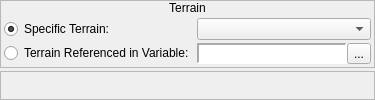
     <widget class="QWidget" name="wTerrain">
      <layout class="QVBoxLayout" name="verticalLayout_32">
       <property name="spacing">
        <number>3</number>
       </property>
       <property name="margin">
        <number>0</number>
       </property>
       <item>
        <widget class="QFrame" name="frame_21">
         <property name="sizePolicy">
          <sizepolicy hsizetype="Preferred" vsizetype="Fixed">
           <horstretch>0</horstretch>
           <verstretch>0</verstretch>
          </sizepolicy>
         </property>
         <property name="frameShape">
          <enum>QFrame::StyledPanel</enum>
         </property>
         <property name="frameShadow">
          <enum>QFrame::Raised</enum>
         </property>
         <layout class="QVBoxLayout" name="verticalLayout_29">
          <property name="spacing">
           <number>0</number>
          </property>
          <property name="margin">
           <number>0</number>
          </property>
          <item>
           <widget class="QLabel" name="label_15">
            <property name="sizePolicy">
             <sizepolicy hsizetype="Preferred" vsizetype="Fixed">
              <horstretch>0</horstretch>
              <verstretch>0</verstretch>
             </sizepolicy>
            </property>
            <property name="text">
             <string>Terrain</string>
            </property>
            <property name="alignment">
             <set>Qt::AlignCenter</set>
            </property>
           </widget>
          </item>
          <item>
           <widget class="QWidget" name="widget_21" native="true">
            <layout class="QHBoxLayout" name="horizontalLayout_20">
             <property name="spacing">
              <number>3</number>
             </property>
             <property name="margin">
              <number>3</number>
             </property>
             <item>
              <layout class="QVBoxLayout" name="verticalLayout_30">
               <property name="spacing">
                <number>3</number>
               </property>
               <item>
                <widget class="QRadioButton" name="rbSpecificTerrain">
                 <property name="sizePolicy">
                  <sizepolicy hsizetype="Fixed" vsizetype="Fixed">
                   <horstretch>0</horstretch>
                   <verstretch>0</verstretch>
                  </sizepolicy>
                 </property>
                 <property name="text">
                  <string>Specific Terrain:</string>
                 </property>
                 <property name="checked">
                  <bool>true</bool>
                 </property>
                </widget>
               </item>
               <item>
                <widget class="QRadioButton" name="rbReferencedTerrain">
                 <property name="sizePolicy">
                  <sizepolicy hsizetype="Fixed" vsizetype="Fixed">
                   <horstretch>0</horstretch>
                   <verstretch>0</verstretch>
                  </sizepolicy>
                 </property>
                 <property name="text">
                  <string>Terrain Referenced in Variable:</string>
                 </property>
                </widget>
               </item>
              </layout>
             </item>
             <item>
              <layout class="QVBoxLayout" name="verticalLayout_31">
               <property name="spacing">
                <number>3</number>
               </property>
               <item>
                <widget class="QComboBox" name="cboxTerrain"/>
               </item>
               <item>
                <widget class="QWidget" name="wTerrainVariable" native="true">
                 <layout class="QHBoxLayout" name="horizontalLayout_41">
                  <property name="spacing">
                   <number>0</number>
                  </property>
                  <property name="margin">
                   <number>0</number>
                  </property>
                  <item>
                   <widget class="QLabel" name="lblTerrainVariable">
                    <property name="sizePolicy">
                     <sizepolicy hsizetype="Preferred" vsizetype="Preferred">
                      <horstretch>0</horstretch>
                      <verstretch>0</verstretch>
                     </sizepolicy>
                    </property>
                    <property name="minimumSize">
                     <size>
                      <width>150</width>
                      <height>0</height>
                     </size>
                    </property>
                    <property name="font">
                     <font>
                      <family>Monospace</family>
                     </font>
                    </property>
                    <property name="styleSheet">
                     <string notr="true">background-color: palette(base);</string>
                    </property>
                    <property name="frameShape">
                     <enum>QFrame::Panel</enum>
                    </property>
                    <property name="frameShadow">
                     <enum>QFrame::Sunken</enum>
                    </property>
                    <property name="lineWidth">
                     <number>2</number>
                    </property>
                    <property name="text">
                     <string/>
                    </property>
                   </widget>
                  </item>
                  <item>
                   <widget class="QToolButton" name="bBrowseTerrainVariables">
                    <property name="text">
                     <string>...</string>
                    </property>
                    <property name="icon">
                     <iconset resource="gui_icons.qrc">
                      <normaloff>:/icons/fileopen.png</normaloff>:/icons/fileopen.png</iconset>
                    </property>
                   </widget>
                  </item>
                 </layout>
                </widget>
               </item>
              </layout>
             </item>
            </layout>
           </widget>
          </item>
         </layout>
        </widget>
       </item>
       <item>
        <widget class="QFrame" name="frame_52">
         <property name="frameShape">
          <enum>QFrame::StyledPanel</enum>
         </property>
         <property name="frameShadow">
          <enum>QFrame::Raised</enum>
         </property>
        </widget>
       </item>
      </layout>
     </widget>
